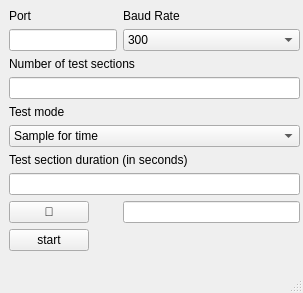
<?xml version="1.0" encoding="UTF-8"?>
<ui version="4.0">
 <class>MainWindow</class>
 <widget class="QMainWindow" name="MainWindow">
  <property name="geometry">
   <rect>
    <x>0</x>
    <y>0</y>
    <width>303</width>
    <height>293</height>
   </rect>
  </property>
  <property name="windowTitle">
   <string>MainWindow</string>
  </property>
  <widget class="QWidget" name="centralwidget">
   <widget class="QWidget" name="formLayoutWidget">
    <property name="geometry">
     <rect>
      <x>9</x>
      <y>9</y>
      <width>291</width>
      <height>261</height>
     </rect>
    </property>
    <layout class="QFormLayout" name="formLayout">
     <item row="0" column="0">
      <widget class="QLabel" name="label">
       <property name="text">
        <string>Port</string>
       </property>
      </widget>
     </item>
     <item row="0" column="1">
      <widget class="QLabel" name="label_2">
       <property name="text">
        <string>Baud Rate</string>
       </property>
      </widget>
     </item>
     <item row="1" column="0">
      <widget class="QLineEdit" name="PortLineEdit"/>
     </item>
     <item row="1" column="1">
      <widget class="QComboBox" name="BaudComboBox">
       <item>
        <property name="text">
         <string>300</string>
        </property>
       </item>
       <item>
        <property name="text">
         <string>1200</string>
        </property>
       </item>
       <item>
        <property name="text">
         <string>2400</string>
        </property>
       </item>
       <item>
        <property name="text">
         <string>4800</string>
        </property>
       </item>
       <item>
        <property name="text">
         <string>9600</string>
        </property>
       </item>
       <item>
        <property name="text">
         <string>19200</string>
        </property>
       </item>
       <item>
        <property name="text">
         <string>38400</string>
        </property>
       </item>
       <item>
        <property name="text">
         <string>57600</string>
        </property>
       </item>
       <item>
        <property name="text">
         <string>74880</string>
        </property>
       </item>
       <item>
        <property name="text">
         <string>115200</string>
        </property>
       </item>
       <item>
        <property name="text">
         <string>230400</string>
        </property>
       </item>
       <item>
        <property name="text">
         <string>250000</string>
        </property>
       </item>
       <item>
        <property name="text">
         <string>500000</string>
        </property>
       </item>
       <item>
        <property name="text">
         <string>1000000</string>
        </property>
       </item>
       <item>
        <property name="text">
         <string>2000000</string>
        </property>
       </item>
      </widget>
     </item>
     <item row="2" column="0" colspan="2">
      <widget class="QLabel" name="label_3">
       <property name="text">
        <string>Number of test sections</string>
       </property>
      </widget>
     </item>
     <item row="3" column="0" colspan="2">
      <widget class="QLineEdit" name="TestSectionsLineEdit"/>
     </item>
     <item row="4" column="0" colspan="2">
      <widget class="QLabel" name="label_4">
       <property name="text">
        <string>Test mode</string>
       </property>
      </widget>
     </item>
     <item row="5" column="0" colspan="2">
      <widget class="QComboBox" name="SampleModeComboBox">
       <item>
        <property name="text">
         <string>Sample for time</string>
        </property>
       </item>
       <item>
        <property name="text">
         <string>Fixed sample number</string>
        </property>
       </item>
      </widget>
     </item>
     <item row="6" column="0" colspan="2">
      <widget class="QLabel" name="TestLimiterLabel">
       <property name="text">
        <string>Test section duration (in seconds)</string>
       </property>
      </widget>
     </item>
     <item row="7" column="0" colspan="2">
      <widget class="QLineEdit" name="TestLimiterLineEdit"/>
     </item>
     <item row="8" column="0">
      <widget class="QPushButton" name="SaveButton">
       <property name="text">
        <string>📁</string>
       </property>
      </widget>
     </item>
     <item row="9" column="0">
      <widget class="QPushButton" name="StartButton">
       <property name="text">
        <string>start</string>
       </property>
      </widget>
     </item>
     <item row="9" column="1">
      <spacer name="horizontalSpacer">
       <property name="orientation">
        <enum>Qt::Horizontal</enum>
       </property>
       <property name="sizeHint" stdset="0">
        <size>
         <width>40</width>
         <height>20</height>
        </size>
       </property>
      </spacer>
     </item>
     <item row="8" column="1">
      <widget class="QLineEdit" name="DirectoryLineEdit"/>
     </item>
    </layout>
   </widget>
  </widget>
  <widget class="QStatusBar" name="statusbar"/>
 </widget>
 <resources/>
 <connections/>
</ui>
